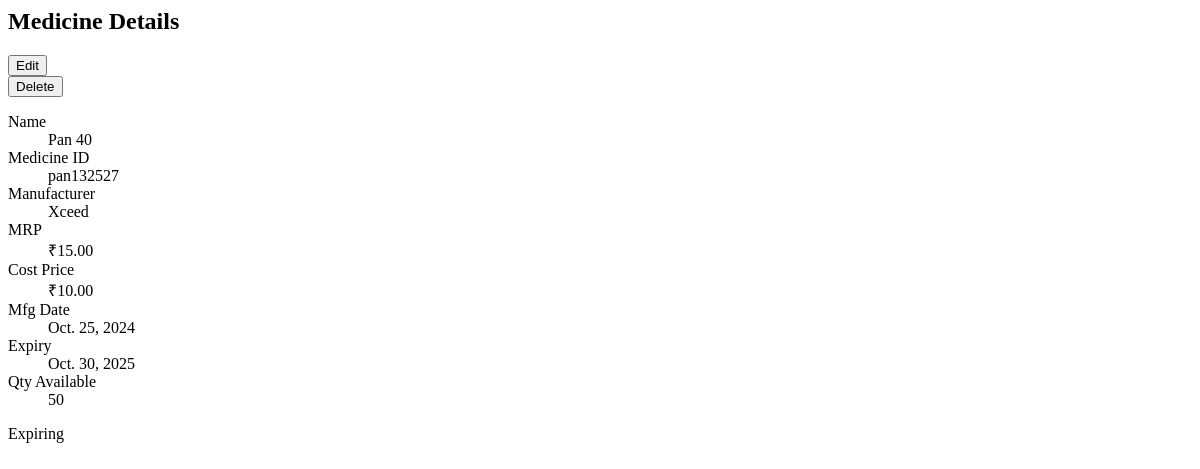
Before: /medicine/2/partial/ (signed in) with the older database file.
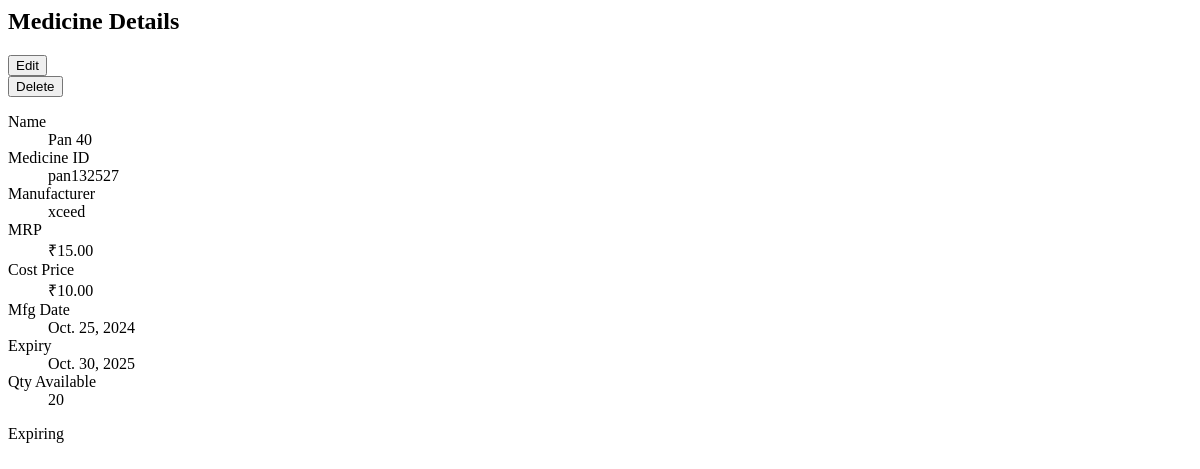
After: the same page with the newer database file.
### inventory/models.py (models this page shows, shortened)
class Medicine(models.Model):
    owner = models.ForeignKey(User, on_delete=models.CASCADE)
    name = models.CharField(max_length=200)
    medicine_id = models.CharField(max_length=100, unique=True)
    manufacturer = models.ForeignKey(Manufacturer, on_delete=models.SET_NULL, null=True, blank=True)
    cost_price = models.DecimalField(max_digits=10, decimal_places=2)
    mrp = models.DecimalField(max_digits=10, decimal_places=2)
    mfg_date = models.DateField()
    exp_date = models.DateField()
    quantity_on_hand = models.PositiveIntegerField(default=0)
    created_at = models.DateTimeField(auto_now_add=True)
    class Meta:
        ordering = ['name']
    @property
    def expiry_status(self):
        today = timezone.localdate()
        if self.exp_date < today:
            return 'expired'
        if self.exp_date <= today + timedelta(days=30):
            return 'expiring'
        return 'ok'

class Manufacturer(models.Model):
    name = models.CharField(max_length=150)
    contact_person = models.CharField(max_length=150, blank=True)
    phone = models.CharField(max_length=20, blank=True)
    address = models.TextField(blank=True)
    def __str__(self):
        return self.name
    class Meta:
        constraints = [
            models.UniqueConstraint(
                Lower('name'),
                name='uniq_manufacturer_name_ci',
            )
        ]

### inventory/views.py (the view)
# urls.py: path("medicine/<int:pk>/partial/", views.medicine_detail_partial, name="medicine_detail_partial"),
@login_required
def medicine_detail_partial(request, pk):
    med = get_object_or_404(Medicine, pk=pk, owner=request.user)
    return render(request, 'inventory/_medicine_detail.html', {'med': med})

### inventory/templates/inventory/_medicine_detail.html (shortened to what this page needs)
<div class="p-4">
  <div class="flex items-start justify-between gap-3">
    <h2 class="text-sm font-semibold text-slate-700">Medicine Details</h2>
    <div class="flex items-center gap-2">
      <button
        class="inline-flex items-center text-xs px-2 py-1 rounded-md bg-slate-100 hover:bg-slate-200"
        data-edit-url="{% url 'inventory:medicine_edit_partial' med.pk %}">
        Edit
      </button>
      <form method="post" action="{% url 'inventory:medicine_delete' med.pk %}" data-ajax="true" onsubmit="return confirm('Delete this medicine? This cannot be undone.');">
        <button class="inline-flex items-center text-xs px-2 py-1 rounded-md bg-red-50 text-red-700 hover:bg-red-100">
          Delete
        </button>
      </form>
    </div>
  </div>
  <dl class="grid grid-cols-2 gap-y-2 text-sm mt-2">
    <dt class="text-slate-500">Name</dt><dd class="font-medium">{{ med.name }}</dd>
    <dt class="text-slate-500">Medicine ID</dt><dd class="font-medium">{{ med.medicine_id }}</dd>
    <dt class="text-slate-500">Manufacturer</dt><dd class="font-medium">{{ med.manufacturer }}</dd>
    <dt class="text-slate-500">MRP</dt><dd class="font-medium">₹{{ med.mrp }}</dd>
    <dt class="text-slate-500">Cost Price</dt><dd class="font-medium">₹{{ med.cost_price }}</dd>
    <dt class="text-slate-500">Mfg Date</dt><dd class="font-medium">{{ med.mfg_date }}</dd>
    <dt class="text-slate-500">Expiry</dt><dd class="font-medium">{{ med.exp_date }}</dd>
    <dt class="text-slate-500">Qty Available</dt><dd class="font-medium">{{ med.quantity_on_hand }}</dd>
  </dl>
  <div class="mt-3">
    {% if med.expiry_status == 'expired' %}
      <span class="inline-flex items-center rounded-full bg-red-100 text-red-700 text-xs px-2 py-0.5">Expired</span>
    {% elif med.expiry_status == 'expiring' %}
      <span class="inline-flex items-center rounded-full bg-amber-100 text-amber-800 text-xs px-2 py-0.5">Expiring</span>
    {% else %}
      <span class="inline-flex items-center rounded-full bg-emerald-100 text-emerald-700 text-xs px-2 py-0.5">OK</span>
    {% endif %}
  </div>
</div>

Changed rows visible on the page:
changed Medicine "Pan 40": manufacturer "Xceed" → "xceed"; quantity_on_hand "50" → "20"
